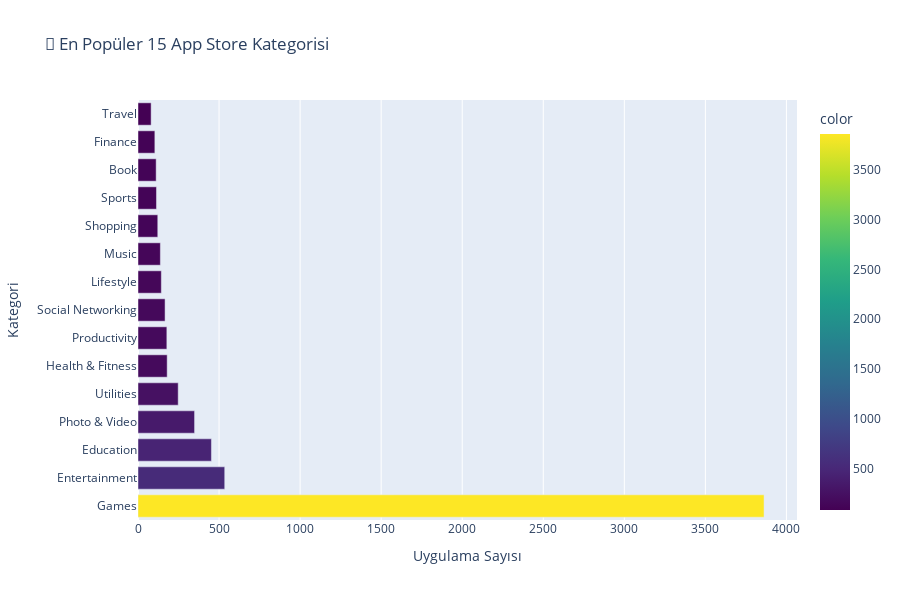

The cell this chart's notebook holds for it:
### Markdown cell above
### 4.1 Kategori Dağılımı

### Code cell
# Kategori dağılımı
category_counts = df_apps['prime_genre'].value_counts().head(15)

# Plotly ile interaktif grafik
fig = px.bar(
    x=category_counts.values,
    y=category_counts.index,
    orientation='h',
    title='📱 En Popüler 15 App Store Kategorisi',
    labels={'x': 'Uygulama Sayısı', 'y': 'Kategori'},
    color=category_counts.values,
    color_continuous_scale='viridis'
)

fig.update_layout(
    height=600,
    showlegend=False,
    font=dict(size=12),
    hovermode='y unified'
)

fig.show()

### Figure 1 — Plotly figure (JSON) as saved in the notebook; plotly's stock layout.template omitted (floating-point values rounded to 4 significant figures)
{"data": [{"hovertemplate": "Uygulama Sayısı=%{x}<br>Kategori=%{y}<br>color=%{marker.color}<extra></extra>", "legendgroup": "", "marker": {"color": [3862, 535, 453, 349, 248, 180, 178, 167, 144, 138, 122, 114, 112, 104, 81], "coloraxis": "coloraxis", "pattern": {"shape": ""}}, "name": "", "orientation": "h", "showlegend": false, "textposition": "auto", "type": "bar", "x": [3862, 535, 453, 349, 248, 180, 178, 167, 144, 138, 122, 114, 112, 104, 81], "xaxis": "x", "y": ["Games", "Entertainment", "Education", "Photo & Video", "Utilities", "Health & Fitness", "Productivity", "Social Networking", "Lifestyle", "Music", "Shopping", "Sports", "Book", "Finance", "Travel"], "yaxis": "y"}], "layout": {"barmode": "relative", "coloraxis": {"colorbar": {"title": {"text": "color"}}, "colorscale": [[0, "#440154"], [0.1111, "#482878"], [0.2222, "#3e4989"], [0.3333, "#31688e"], [0.4444, "#26828e"], [0.5556, "#1f9e89"], [0.6667, "#35b779"], [0.7778, "#6ece58"], [0.8889, "#b5de2b"], [1, "#fde725"]]}, "font": {"size": 12}, "height": 600, "hovermode": "y unified", "legend": {"tracegroupgap": 0}, "showlegend": false, "title": {"text": "📱 En Popüler 15 App Store Kategorisi"}, "xaxis": {"anchor": "y", "domain": [0, 1], "title": {"text": "Uygulama Sayısı"}}, "yaxis": {"anchor": "x", "domain": [0, 1], "title": {"text": "Kategori"}}}}
